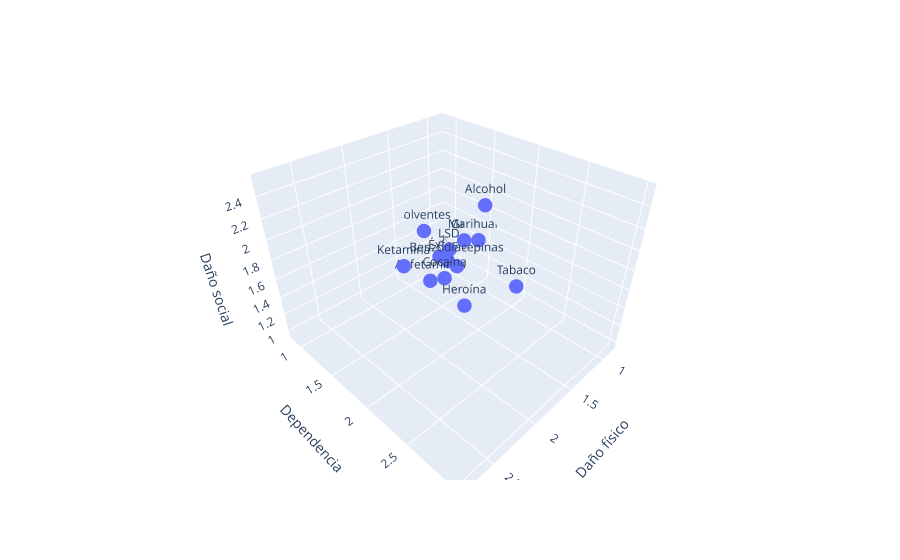

Here is the notebook cell this chart was saved with:
### Code cell
import plotly.express as px

data = {
    "Sustancia": [
        "Heroína", "Cocaína", "Alcohol", "Ketamina", "Benzodiacepinas",
        "Anfetaminas", "Tabaco", "Marihuana", "Solventes", "LSD", "GHB", "Éxtasis", "Poppers"
    ],
    "Daño físico": [
        2.78, 2.33, 1.40, 2.00, 1.63, 1.81, 1.24, 0.99, 1.28, 1.13, 0.86, 1.05, 0.93
    ],
    "Dependencia": [
        3.00, 2.39, 1.93, 1.54, 1.83, 1.67, 2.21, 1.51, 1.01, 1.23, 1.19, 1.13, 0.87
    ],
    "Daño social": [
        2.54, 2.17, 2.21, 1.69, 1.65, 1.50, 1.42, 1.50, 1.52, 1.32, 1.30, 1.09, 0.97
    ]
}

fig = px.scatter_3d(data, x="Daño físico", y="Dependencia", z="Daño social", text="Sustancia")
fig.update_traces(marker=dict(size=5))
fig.update_layout(scene=dict(xaxis_title="Daño físico", yaxis_title="Dependencia", zaxis_title="Daño social"))
fig.show()

### Figure 1 — Plotly figure (JSON) as saved in the notebook; plotly's stock layout.template omitted (floating-point values rounded to 4 significant figures)
{"data": [{"hovertemplate": "Daño físico=%{x}<br>Dependencia=%{y}<br>Daño social=%{z}<br>Sustancia=%{text}<extra></extra>", "legendgroup": "", "marker": {"color": "#636efa", "size": 5, "symbol": "circle"}, "mode": "markers+text", "name": "", "scene": "scene", "showlegend": false, "text": ["Heroína", "Cocaína", "Alcohol", "Ketamina", "Benzodiacepinas", "Anfetaminas", "Tabaco", "Marihuana", "Solventes", "LSD", "GHB", "Éxtasis", "Poppers"], "type": "scatter3d", "x": [2.78, 2.33, 1.4, 2, 1.63, 1.81, 1.24, 0.99, 1.28, 1.13, 0.86, 1.05, 0.93], "y": [3, 2.39, 1.93, 1.54, 1.83, 1.67, 2.21, 1.51, 1.01, 1.23, 1.19, 1.13, 0.87], "z": [2.54, 2.17, 2.21, 1.69, 1.65, 1.5, 1.42, 1.5, 1.52, 1.32, 1.3, 1.09, 0.97]}], "layout": {"legend": {"tracegroupgap": 0}, "margin": {"t": 60}, "scene": {"domain": {"x": [0, 1], "y": [0, 1]}, "xaxis": {"title": {"text": "Daño físico"}}, "yaxis": {"title": {"text": "Dependencia"}}, "zaxis": {"title": {"text": "Daño social"}}}}}
